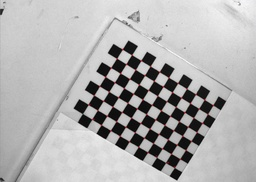
#> input picture FAST-Corner-Detection/test_image.jpg, 256 x 182 px, shrunk from 927 x 659 before the run
$ python fast_corner_detection.py
#> lines starting #> are read from the running program, lines starting #| are printed output that depends on the picture; after the words box and inside, x2 and y2 are one past the last pixel; in counts of white or black regions, pixels touching at a corner belong together
import cv2
import numpy as np
import time
THRESHOLD = 20
N = 12
CIRCLE = [
    (-3, 0), (-3, 1), (-2, 2), (-1, 3),
    (0, 3), (1, 3), (2, 2), (3, 1),
    (3, 0), (3, -1), (2, -2), (1, -3),
    (0, -3), (-1, -3), (-2, -2), (-3, -1)
]

print("FAST Corner Detection Project")
print("Code started successfully!")

def fast_corner_test(gray, x, y, threshold=20):

    h, w = gray.shape

    # Ignore image boundary
    if x < 3 or x >= w - 3 or y < 3 or y >= h - 3:
        return False

    center = int(gray[y, x])

    brighter = center + threshold
    darker = center - threshold

    # Check 4 pixels first
    test_pixels = [0, 4, 8, 12]

    bright = 0
    dark = 0

    for i in test_pixels:

        dx, dy = CIRCLE[i]
        value = int(gray[y + dy, x + dx])

        if value >= brighter:
            bright += 1

        if value <= darker:
            dark += 1

    # Reject if it is clearly not a corner
    if bright < 3 and dark < 3:
        return False

    # Check all 16 pixels
    states = []

    for dx, dy in CIRCLE:

        value = int(gray[y + dy, x + dx])

        if value >= brighter:
            states.append(1)

        elif value <= darker:
            states.append(-1)

        else:
            states.append(0)

    # Check continuous pixels
    states = states + states

    max_bright = 0
    max_dark = 0

    current_bright = 0
    current_dark = 0

    for state in states:

        if state == 1:
            current_bright += 1
            current_dark = 0

        elif state == -1:
            current_dark += 1
            current_bright = 0

        else:
            current_bright = 0
            current_dark = 0

        max_bright = max(max_bright, current_bright)
        max_dark = max(max_dark, current_dark)

    return max_bright >= N or max_dark >= N

def detect_fast(gray, threshold=20):

    h, w = gray.shape

    corners = []

    for y in range(3, h - 3):

        for x in range(3, w - 3):

            if fast_corner_test(gray, x, y, threshold):
                corners.append((x, y))

    return corners
img = cv2.imread("test_image.jpg")
#> img is the input picture: shape (182, 256, 3); mean B, G, R 176.1, 176.1, 176.8

if img is None:
    print("Image not found!")
    exit()

gray = cv2.cvtColor(img, cv2.COLOR_BGR2GRAY)

corners = detect_fast(gray, THRESHOLD)

print("Number of corners:", len(corners))
#| Number of corners: 221

def fast_corner_test(gray, x, y, threshold=20):

    h, w = gray.shape

    if x < 3 or x >= w - 3 or y < 3 or y >= h - 3:
        return False

    center = int(gray[y, x])

    brighter = center + threshold
    darker = center - threshold

    test_pixels = [0, 4, 8, 12]

    bright = 0
    dark = 0

    for i in test_pixels:

        dx, dy = CIRCLE[i]
        value = int(gray[y + dy, x + dx])

        if value >= brighter:
            bright += 1

        if value <= darker:
            dark += 1

    if bright < 3 and dark < 3:
        return False

    states = []

    for dx, dy in CIRCLE:

        value = int(gray[y + dy, x + dx])

        if value >= brighter:
            states.append(1)

        elif value <= darker:
            states.append(-1)

        else:
            states.append(0)

    states = states + states

    max_bright = 0
    max_dark = 0

    current_bright = 0
    current_dark = 0

    for state in states:

        if state == 1:
            current_bright += 1
            current_dark = 0

        elif state == -1:
            current_dark += 1
            current_bright = 0

        else:
            current_bright = 0
            current_dark = 0

        max_bright = max(max_bright, current_bright)
        max_dark = max(max_dark, current_dark)

    return max_bright >= N or max_dark >= N

def detect_fast(gray, threshold=20):
#> called with threshold = 20
    h, w = gray.shape
    corners = []
    for y in range(3, h - 3):
        for x in range(3, w - 3):
            if fast_corner_test(gray, x, y, threshold):
                corners.append((x, y))
    return corners

def non_maximum_suppression(gray, corners):
    if len(corners) == 0:
        return []
    scores = []
    # Calculate strength of every detected corner
    for x, y in corners:
        center = int(gray[y, x])
        score = 0
        for dx, dy in CIRCLE:
            value = int(gray[y + dy, x + dx])
            score += abs(value - center)
        scores.append((score, x, y))
#> this loop made 221 passes
#> (x, y) on passes 1 to 3: (3, 3), (239, 3), (240, 3)
    # Strongest corners first
    scores.sort(reverse=True)
    selected = []
    # Minimum distance between corners
    min_distance = 5
    for score, x, y in scores:
        keep = True
        for sx, sy in selected:
            distance = (x - sx) ** 2 + (y - sy) ** 2
            if distance < min_distance ** 2:
                keep = False
                break
        if keep:
            selected.append((x, y))
#> this loop made 221 passes
#> (score, x, y) on passes 1 to 3: (2266, 97, 133), (2239, 116, 144), (2236, 136, 46)
    return selected
# Read image
img = cv2.imread("test_image.jpg")
# Check if image was found
if img is None:
    print("ERROR: test_image.jpg not found!")
    exit()
# Convert image to grayscale
gray = cv2.cvtColor(img, cv2.COLOR_BGR2GRAY)
# Detect FAST corners
corners = detect_fast(gray, THRESHOLD)
corners = non_maximum_suppression(gray, corners)
# Print number of corners
print("Number of corners detected:", len(corners))
#| Number of corners detected: 84

# Draw detected corners
for x, y in corners:

    cv2.circle(
        img,
        (x, y),
        3,
        (0, 0, 255),
        1
    )
#> this loop made 84 passes
#> (x, y) on passes 1 to 12: (97, 133), (116, 144), (136, 46), (134, 155), (79, 100), (97, 71), (187, 162), (105, 138), (165, 64), (128, 41), (79, 122), (191, 80)
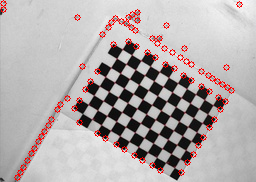
#> img: shape (182, 256, 3); 2.85% of pixels changed, all inside (x1, y1, x2, y2) = (0, 0, 243, 181)

cv2.imwrite("FAST_output.jpg", img)
# Show the result
cv2.imshow("FAST Corner Detection", img)

# Wait until a key is pressed
cv2.waitKey(0)

# Close the window
cv2.destroyAllWindows()
